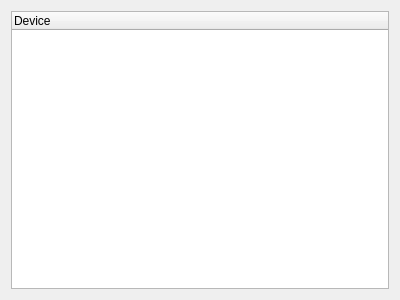
<?xml version="1.0" encoding="UTF-8"?>
<ui version="4.0">
 <class>SNoopDialog</class>
 <widget class="QWidget" name="SNoopDialog">
  <property name="geometry">
   <rect>
    <x>0</x>
    <y>0</y>
    <width>400</width>
    <height>300</height>
   </rect>
  </property>
  <property name="windowTitle">
   <string>Form</string>
  </property>
  <layout class="QHBoxLayout" name="horizontalLayout">
   <item>
    <widget class="QTreeWidget" name="treeWidget">
     <property name="editTriggers">
      <set>QAbstractItemView::NoEditTriggers</set>
     </property>
     <property name="alternatingRowColors">
      <bool>true</bool>
     </property>
     <column>
      <property name="text">
       <string>Device</string>
      </property>
     </column>
    </widget>
   </item>
  </layout>
 </widget>
 <resources/>
 <connections/>
</ui>
